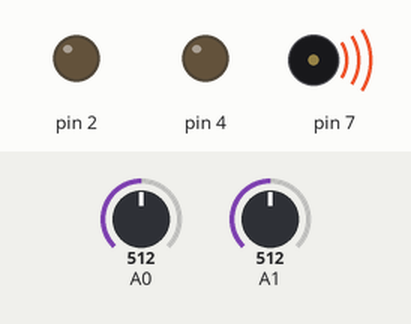
This sketch was run on a simulated Arduino Uno, built with avr-gcc and run on an emulated ATmega328P. On the bench: output pins drawn as LEDs (lit = HIGH), buzzer (waves = sounding). The inputs (shaded band) are chosen by the test bench; at power-on: A0 = 512, A1 = 512.

Above: at 0.1 s.
Timing chart, 0 to 1.6 s (numbered marks = the images above):
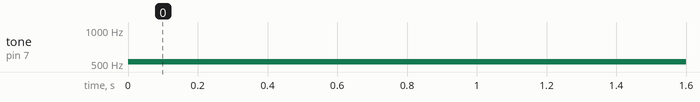

The sketch:

smoke_sensor-code.ino
```cpp
//AE CODE
int V_GasSen = 0;
int V_TempSens = 0;
int V_LEDlight=2;
void setup()
{
  pinMode(A0,INPUT);
  pinMode(7,OUTPUT);
  pinMode(4,OUTPUT);
  pinMode(A1,INPUT);
  pinMode(2,OUTPUT);

}
void loop()
{
  //smoke Alarm
  V_GasSen=analogRead(A0);
  if (V_GasSen >= 250)
  {
    tone(7,523,1000);
    digitalWrite(9,HIGH);
  }

  V_TempSens = -40 + 0.488155 * (analogRead(A1) - 20);
  if (V_TempSens >= 70)
  {
    tone(7,523,1000);
    digitalWrite(12,HIGH);
  }
  delay(10);
}
```

Measured:
- by itself, tone on pin 7: silent → 523 Hz at 0.00 s
